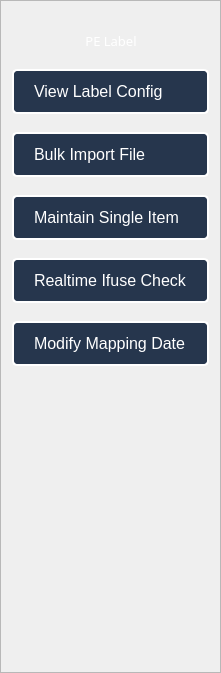
     <widget class="QFrame" name="frTab">
      <property name="sizePolicy">
       <sizepolicy hsizetype="Fixed" vsizetype="Preferred">
        <horstretch>0</horstretch>
        <verstretch>0</verstretch>
       </sizepolicy>
      </property>
      <property name="styleSheet">
       <string notr="true">#frTab
{
	background-color: #26364d;
}
QPushButton  {
    background-color: #26364d;   /* Màu nền xanh */
    color: white;             /* Chữ màu trắng */
    border: 2px solid white;  /* Viền trắng */
    padding: 10px 20px;       /* Khoảng cách trong */
    border-radius: 5px;       /* Bo góc */
    cursor: pointer;          /* Hiện tay khi hover */
    font-size: 16px;          /* Kích thước chữ */
    qproperty-iconSize: 24px 24px;
    text-align: left;
   padding-left: 20px;
}

#frTab QPushButton:hover {
    background-color: #3a5a80; /* Đổi màu khi hover */
}
#frTab QPushButton:pressed {
    background-color: #3a5a80;   /* Màu khi bấm */
    padding-left: 12px;           /* Giảm padding để cảm giác nhỏ lại */
    padding-top: 8px;
    transform: scale(0.95);       /* (Không hỗ trợ trong Qt CSS, chỉ có thể dùng animation) */
}</string>
      </property>
      <property name="frameShape">
       <enum>QFrame::Shape::StyledPanel</enum>
      </property>
      <property name="frameShadow">
       <enum>QFrame::Shadow::Raised</enum>
      </property>
      <layout class="QGridLayout" name="gridLayout_4">
       <item row="0" column="1">
        <layout class="QVBoxLayout" name="verticalLayout_6">
         <item>
          <layout class="QVBoxLayout" name="verticalLayout_4">
           <item>
            <widget class="QLabel" name="lb_branch_icon">
             <property name="text">
              <string/>
             </property>
             <property name="pixmap">
              <pixmap resource="images.qrc">:/img/logo.png</pixmap>
             </property>
             <property name="scaledContents">
              <bool>true</bool>
             </property>
            </widget>
           </item>
           <item>
            <widget class="QLabel" name="lb_branch_text">
             <property name="font">
              <font>
               <family>Stencil</family>
               <pointsize>10</pointsize>
              </font>
             </property>
             <property name="styleSheet">
              <string notr="true">QLabel
{
	color:white;
}</string>
             </property>
             <property name="text">
              <string>PE Label</string>
             </property>
             <property name="alignment">
              <set>Qt::AlignmentFlag::AlignCenter</set>
             </property>
            </widget>
           </item>
          </layout>
         </item>
         <item>
          <spacer name="verticalSpacer">
           <property name="orientation">
            <enum>Qt::Orientation::Vertical</enum>
           </property>
           <property name="sizeHint" stdset="0">
            <size>
             <width>20</width>
             <height>13</height>
            </size>
           </property>
          </spacer>
         </item>
        </layout>
       </item>
       <item row="2" column="1">
        <spacer name="verticalSpacer_2">
         <property name="orientation">
          <enum>Qt::Orientation::Vertical</enum>
         </property>
         <property name="sizeHint" stdset="0">
          <size>
           <width>20</width>
           <height>295</height>
          </size>
         </property>
        </spacer>
       </item>
       <item row="0" column="0">
        <spacer name="horizontalSpacer">
         <property name="orientation">
          <enum>Qt::Orientation::Horizontal</enum>
         </property>
         <property name="sizeHint" stdset="0">
          <size>
           <width>31</width>
           <height>20</height>
          </size>
         </property>
        </spacer>
       </item>
       <item row="0" column="2">
        <spacer name="horizontalSpacer_2">
         <property name="orientation">
          <enum>Qt::Orientation::Horizontal</enum>
         </property>
         <property name="sizeHint" stdset="0">
          <size>
           <width>22</width>
           <height>20</height>
          </size>
         </property>
        </spacer>
       </item>
       <item row="1" column="0" colspan="3">
        <layout class="QVBoxLayout" name="verticalLayout_5">
         <property name="spacing">
          <number>18</number>
         </property>
         <item>
          <widget class="QPushButton" name="bt_view_config">
           <property name="sizePolicy">
            <sizepolicy hsizetype="Preferred" vsizetype="Fixed">
             <horstretch>0</horstretch>
             <verstretch>0</verstretch>
            </sizepolicy>
           </property>
           <property name="minimumSize">
            <size>
             <width>131</width>
             <height>45</height>
            </size>
           </property>
           <property name="cursor">
            <cursorShape>WhatsThisCursor</cursorShape>
           </property>
           <property name="text">
            <string>View Label Config</string>
           </property>
           <property name="icon">
            <iconset resource="images.qrc">
             <normaloff>:/img/institutionsmall1.png</normaloff>:/img/institutionsmall1.png</iconset>
           </property>
           <property name="iconSize">
            <size>
             <width>24</width>
             <height>24</height>
            </size>
           </property>
           <property name="checkable">
            <bool>true</bool>
           </property>
           <property name="flat">
            <bool>false</bool>
           </property>
          </widget>
         </item>
         <item>
          <widget class="QPushButton" name="bt_bulk_import">
           <property name="sizePolicy">
            <sizepolicy hsizetype="Preferred" vsizetype="Fixed">
             <horstretch>0</horstretch>
             <verstretch>0</verstretch>
            </sizepolicy>
           </property>
           <property name="minimumSize">
            <size>
             <width>131</width>
             <height>45</height>
            </size>
           </property>
           <property name="text">
            <string>Bulk Import File</string>
           </property>
           <property name="icon">
            <iconset resource="images.qrc">
             <normaloff>:/img/signoutsmall1.png</normaloff>:/img/signoutsmall1.png</iconset>
           </property>
           <property name="iconSize">
            <size>
             <width>24</width>
             <height>24</height>
            </size>
           </property>
           <property name="checkable">
            <bool>true</bool>
           </property>
          </widget>
         </item>
         <item>
          <widget class="QPushButton" name="bt_single_maintain">
           <property name="sizePolicy">
            <sizepolicy hsizetype="Preferred" vsizetype="Fixed">
             <horstretch>0</horstretch>
             <verstretch>0</verstretch>
            </sizepolicy>
           </property>
           <property name="minimumSize">
            <size>
             <width>131</width>
             <height>45</height>
            </size>
           </property>
           <property name="text">
            <string>Maintain Single Item</string>
           </property>
           <property name="icon">
            <iconset resource="images.qrc">
             <normaloff>:/img/edit.png</normaloff>:/img/edit.png</iconset>
           </property>
           <property name="iconSize">
            <size>
             <width>24</width>
             <height>24</height>
            </size>
           </property>
           <property name="checkable">
            <bool>true</bool>
           </property>
          </widget>
         </item>
         <item>
          <widget class="QPushButton" name="bt_realtime_check">
           <property name="sizePolicy">
            <sizepolicy hsizetype="Preferred" vsizetype="Fixed">
             <horstretch>0</horstretch>
             <verstretch>0</verstretch>
            </sizepolicy>
           </property>
           <property name="minimumSize">
            <size>
             <width>131</width>
             <height>45</height>
            </size>
           </property>
           <property name="text">
            <string>Realtime Ifuse Check</string>
           </property>
           <property name="icon">
            <iconset resource="images.qrc">
             <normaloff>:/img/studentssmall1.png</normaloff>:/img/studentssmall1.png</iconset>
           </property>
           <property name="iconSize">
            <size>
             <width>24</width>
             <height>24</height>
            </size>
           </property>
           <property name="checkable">
            <bool>true</bool>
           </property>
          </widget>
         </item>
         <item>
          <widget class="QPushButton" name="bt_chk_modify_date">
           <property name="sizePolicy">
            <sizepolicy hsizetype="Preferred" vsizetype="Fixed">
             <horstretch>0</horstretch>
             <verstretch>0</verstretch>
            </sizepolicy>
           </property>
           <property name="minimumSize">
            <size>
             <width>131</width>
             <height>45</height>
            </size>
           </property>
           <property name="text">
            <string>Modify Mapping Date</string>
           </property>
           <property name="icon">
            <iconset resource="images.qrc">
             <normaloff>:/img/teacherssmall1.png</normaloff>:/img/teacherssmall1.png</iconset>
           </property>
           <property name="iconSize">
            <size>
             <width>24</width>
             <height>24</height>
            </size>
           </property>
           <property name="checkable">
            <bool>true</bool>
           </property>
          </widget>
         </item>
        </layout>
       </item>
      </layout>
     </widget>
